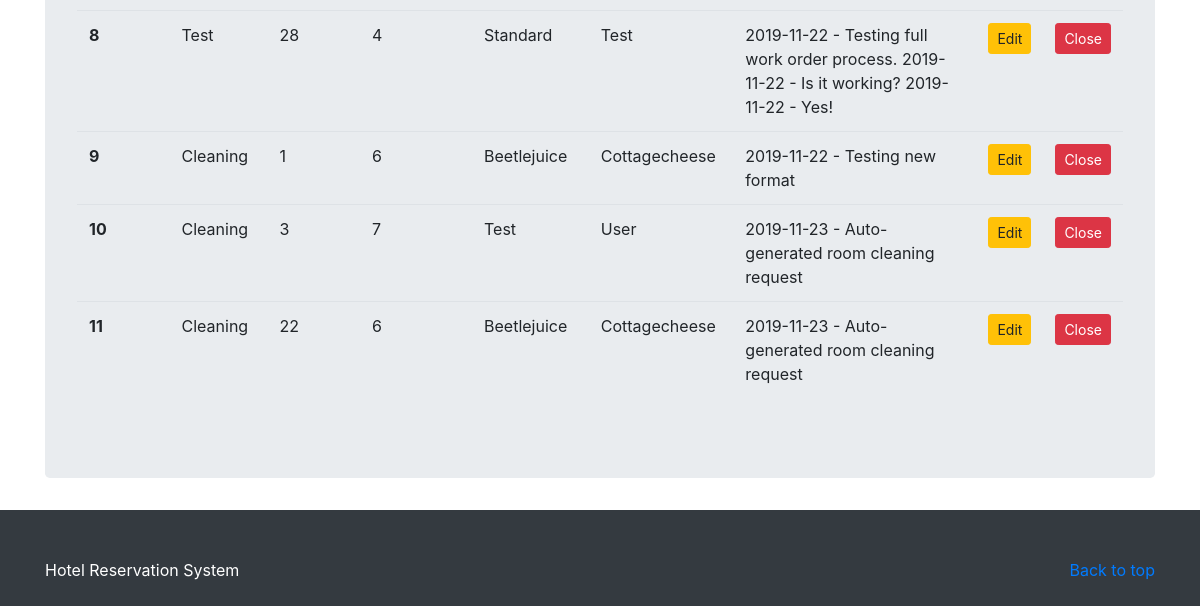
The page /view_work_orders (signed in, lower part) on the database as committed earlier.
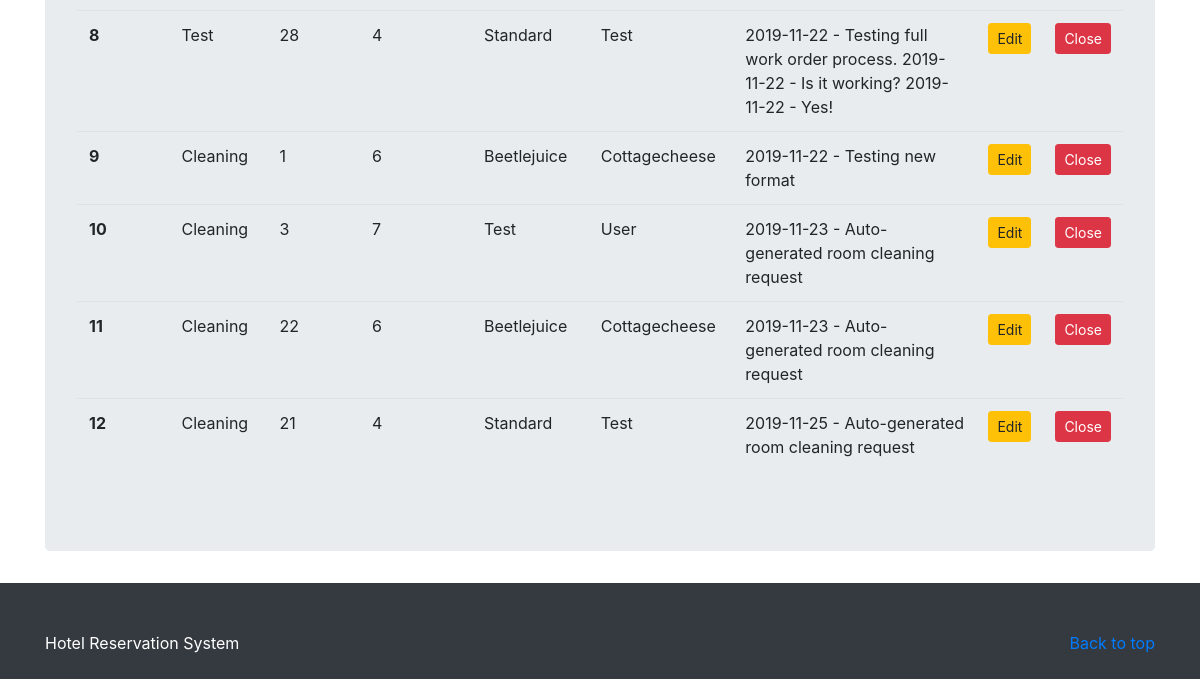
The same page on the database as committed later.
### hotel_system/models.py (models this page shows, shortened)
class WorkOrder(db.Model):
    order_number = db.Column(db.Integer, nullable = False, primary_key=True)
    type = db.Column(db.String(20), nullable=False)
    room_num = db.Column(db.Integer, nullable=False)
    employee_id = db.Column(db.Integer, nullable=False)
    comments = db.Column(db.Text)

class Employee(db.Model, UserMixin):
    id = db.Column(db.Integer, primary_key=True)
    first_name = db.Column(db.String(120), nullable = False)
    last_name = db.Column(db.String(120), nullable = False)
    email = db.Column(db.String(120), unique = True, nullable = False)
    password = db.Column(db.String(120), nullable = False)
    admin_flag = db.Column(db.Boolean, nullable = False)

### hotel_system/routes.py (the view, shortened to what this page needs)
@app.route('/view_work_orders', methods=['GET', 'POST'])
@login_required
def view_work_orders():
    form = ViewWorkOrderForm()
    orders = db.session.query(WorkOrder, Employee).join(Employee, WorkOrder.employee_id == Employee.id).all()
    return render_template('view_work_orders.html', title="Work Orders", form=form, work_orders=orders)

### hotel_system/models.py (called while the page is built)
@login_manager.user_loader
def load_employee(employee_id):
    return Employee.query.get(int(employee_id))

### hotel_system/templates/view_work_orders.html (shortened to what this page needs)
{% extends "layout.html" %}
{% block content %}
<body>
    <main role="main">
        <div class="container"><br>
             <div class="jumbotron center">
         		<br><br>
                <table class="table table-hover" id="work_orders">
                      <tbody>
                      {% for order in work_orders %}
                        <tr>
                          <th scope="row">{{ order[0].order_number }}</th>
                          <td>{{ order[0].type }}</td>
                          <td>{{ order[0].room_num }}</td>
                          <td>{{ order[0].employee_id }}</td>
                          <td>{{ order[1].first_name }}</td>
                          <td>{{ order[1].last_name }}</td>
                          <td>{{ order[0].comments }}</td>
                          <td><a href="{{ url_for('edit_work_order', work_order=order[0].order_number) }}" class="btn btn-sm btn-rounded btn-warning">Edit</a></td>
                          <td><a href="{{ url_for('delete_work_order', work_order=order[0].order_number) }}" class="btn btn-sm btn-rounded btn-danger">Close</a></td>
                        </tr>
                      {% endfor %}
                      </tbody>
                </table>
         	</div>
        </div>
    </main>
</body>
{% endblock %}

Rows that differ between the two databases and show on the page:
added WorkOrder: order_number "12", type "Cleaning", room_num "21", employee "4", first_name "Standard", last_name "Test", comments "2019-11-25 - Auto-generated room cleaning request"
